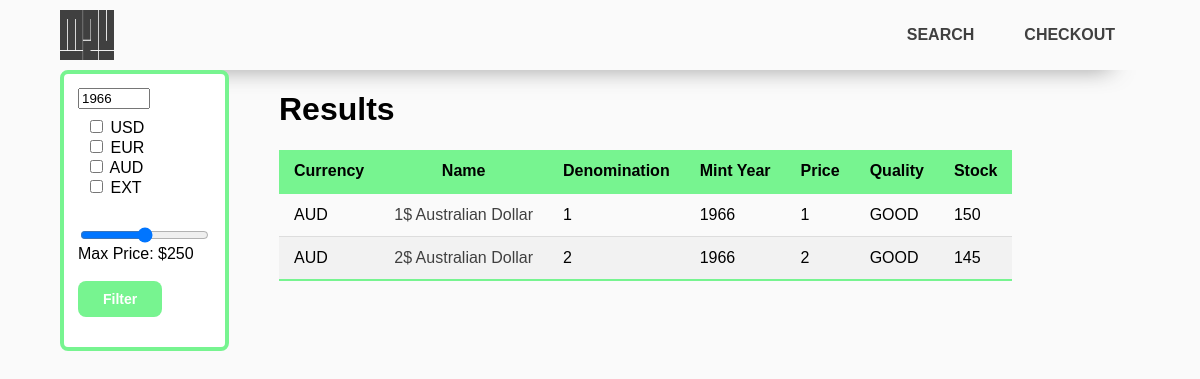
The app's page /Search.php?year=1966 with its own data.
### tables this page shows
CREATE TABLE Products_status (
    product_id CHAR(10) NOT NULL,
    product_name VARCHAR(30) NOT NULL,
    price int NOT NULL,
    quality VARCHAR(100) NOT NULL DEFAULT "GOOD",
    shipping_status VARCHAR(100) NOT NULL DEFAULT "IN WAREHOUSE",
    quantity INT NOT NULL,
    PRIMARY KEY(product_id, quality, shipping_status),
    FOREIGN KEY (product_id) REFERENCES Products (product_id)
);

CREATE TABLE Products(
    product_id CHAR(10) NOT NULL UNIQUE,
    currency VARCHAR(100) NOT NULL,
    denomination SMALLINT NOT NULL,
    mint_year INT NOT NULL,
    product_image VARCHAR(100) NOT NULL,
    PRIMARY KEY (product_id) 
);

### db_functions.php (the view, shortened to what this page needs)
<?php
$header = ["Currency", "Name", "Denomination", "Mint Year", "Price", "Quality", "Stock"];
function display_search_results($conn, $filter_currency, $year, $cost)
{
    global $header;
    $sql = "SELECT Products.product_id, currency, product_name, denomination, mint_year, price, quality, quantity
            FROM Products
            CROSS JOIN Products_status
            ON Products.product_id = Products_status.product_id
            WHERE shipping_status = 'IN WAREHOUSE'";
    if($year != null)
    {
        $sql = $sql." AND mint_year = $year";
    }
    $ret = null;
    if($result = mysqli_query($conn, $sql))
    {
        if(mysqli_num_rows($result) > 0)
        {
            echo '<h1> Results </h1>', "\n";
            echo "\t\t\t", '<table id="results">', "\n";
            echo "\t\t\t\t", "<thead>";
            echo "\t\t\t\t\t", '<tr>', "\n";
            foreach($header as $label)
            {
                echo "\t\t\t\t\t\t", '<th>', $label, "</th>", "\n";
            }
            echo "\t\t\t\t\t", '</tr>', "\n";
            echo "</thead>";
            echo "<tbody>";
            while($row = mysqli_fetch_assoc($result))
            {
                echo "\t\t\t\t\t", '<tr>', "\n";
                foreach($row as $attribute => $value)
                {
                    if($attribute == "product_id")
                    {
                        continue;
                    }
                    else if($attribute == "product_name")
                    {
                        echo "\t\t\t\t\t\t", '<td>', '<a href=Product.php?element=',$row["product_id"], '>', $value, '</a>' ,"</td>", "\n";
                    }
                    else
                    {
                        echo "\t\t\t\t\t\t", '<td>', $value, "</td>", "\n";
                    }
                }
            }
            echo "\t\t\t", "</table>", "\n";
        }
        else
        {
            echo "\t\t\t", "<p> no results found </p>";
        }
    }
    else
    {
        echo "\t\t\t", "<p> sql query faliure</p>";
    }
    return $ret;
}
?>

### Styles/styles.css (style rules this page uses)
body { background-color: rgb(250, 250, 250); font-family: Verdana, Helvetica, sans-serif; margin: 0 5% 0 5%; }
table { border-collapse: collapse; }
td { padding: 12px 15px; }
tr { border-bottom: 1px solid #dddddd; }
tr:nth-child(even) { background-color: #f2f2f2; }
tr:last-of-type { border-bottom: 2px solid #77F490; }
th { background-color: #77F490; color: black; padding: 12px 15px; }

### Styles/headerstyle.css (style rules this page uses)
a { text-decoration: none; color: #404040; }

### records on screen
products_status: product.currency "AUD", product_name "1$ Australian Dollar", product.denomination "1", product.mint_year "1966", price "1", quality "GOOD", quantity "150"
products_status: product.currency "AUD", product_name "2$ Australian Dollar", product.denomination "2", product.mint_year "1966", price "2", quality "GOOD", quantity "145"

### other values on screen
$label "Currency"
$label "Name"
$label "Denomination"
$label "Mint Year"
$label "Price"
$label "Quality"
$label "Stock"
